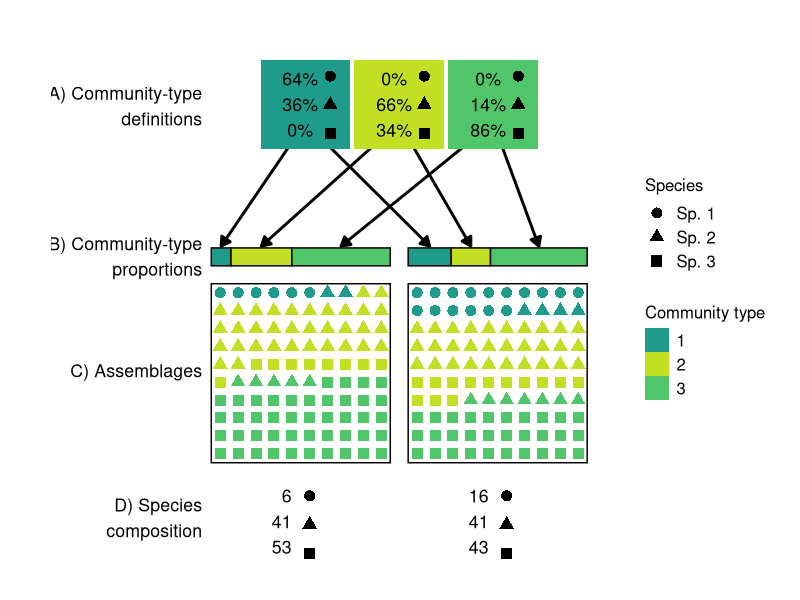
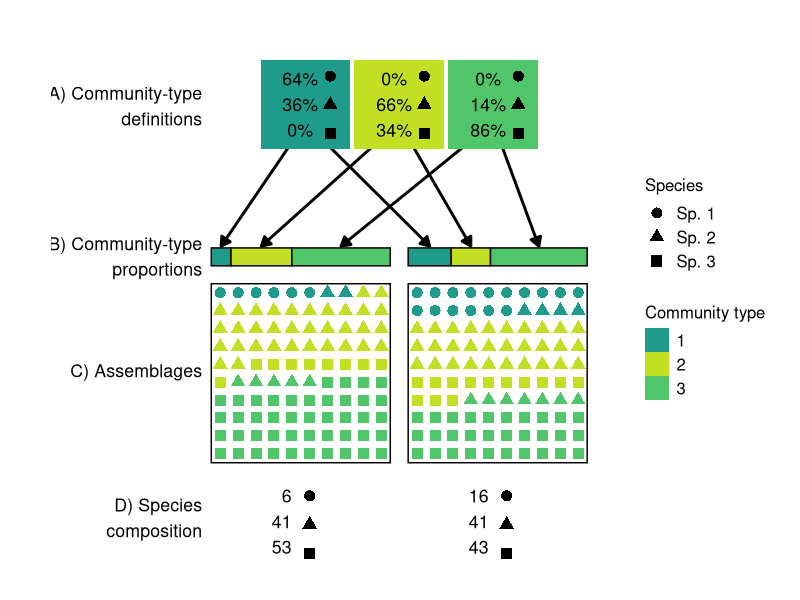

Here is the R script that generated these plots, in order:
library(tidyverse)

N = 10^2
N_topics = 3
N_docs = 2
N_species = 3
alpha = 2
alpha_beta = .2

# From the 4-class PuOr palette on Colorbrewer2.org
colors = c('#e66101','#fdb863','#b2abd2','#5e3c99')[c(3, 1, 2)]
colors = viridis::viridis(12)[c(7, 11, 9)]


set.seed(21)
beta = matrix(c(0.64, 0.36, 0,
                0, 0.66, 0.34,
                0, .14, .86),
              N_topics, N_species, byrow = TRUE)

set.seed(1)
thetas = list(c(.11, .45, .44),
              c(.24, .46, .30))

zs = thetas %>%
  map(~sample.int(n = N_topics, size = N, prob = .x, replace = TRUE))


pick_species = function(z){
  map_dbl(z, ~sample.int(n = N_species, size = 1, prob = beta[.x, ]))
}

assemblages = map(zs, pick_species)

get_xmin = function(doc){
  (doc - 1) * (sqrt(N) + 1)
}

labels = round(beta * 100) %>%
  apply(1, list) %>%
  flatten() %>%
  map(~paste(.x, "%  ", sep = "")) %>%
  map(paste, collapse = "\n") %>%
  flatten_chr()

output = transpose(.l = list(doc = 1:N_docs,
                             z = zs,
                             word = assemblages)) %>%
  map(as_data_frame) %>%
  bind_rows() %>%
  arrange(doc, z, word) %>%
  group_by(doc) %>%
  mutate(x = get_xmin(doc) + rep(1:sqrt(N), sqrt(N)),
         y = rep(sqrt(N):1, each = sqrt(N)))

rects = data_frame(
  xmin = get_xmin(seq_len(N_docs)) + .5,
  xmax = get_xmin(seq_len(N_docs)) + sqrt(N) + .5,
  ymin = rep(.5, 2),
  ymax = rep(.5 + sqrt(N), 2),
  fill = factor(1, levels = 1:N_topics),
  alpha = 0)

proportion_rects = lapply(1:N_docs,
                          function(i) {
                            data_frame(xmin = rects$xmin[i] +
                                         c(0, thetas[[i]][-N_topics]) * sqrt(N),
                                       xmax = c(xmin[-1], rects$xmax[[i]]),
                                       ymin = sqrt(N) + 1.5,
                                       ymax = sqrt(N) + 2.5,
                                       fill = factor(1:N_topics),
                                       alpha = 1)
                          }) %>%
  bind_rows()


topic_positions = seq(min(rects$xmin), max(rects$xmax), length = N_topics + 2)
topic_positions = topic_positions[-c(1, length(topic_positions))]


arrows = data_frame(
  x = rep(topic_positions, times = N_docs),
  y = max(proportion_rects$ymax) + 7,
  xend = (proportion_rects$xmin + proportion_rects$xmax) / 2,
  yend = .1 + max(proportion_rects$ymax),
  size = 1
)

counts = output %>%
  group_by(doc, word) %>%
  summarize(n = n()) %>%
  group_by(doc) %>%
  summarize(counts = paste0(n, collapse = "\n"))

composition_x = sqrt(N) * seq(0.5, N_docs - .5) + seq_len(N_docs)

left_labels = tribble(
  ~label,                  ~y,
  "A) Community-type\ndefinitions",    max(arrows$y) + 2,
  "B) Community-type\nproportions",    min(arrows$yend) + 0.5,
  "C) Assemblages",           sqrt(N)/2 + 1,
  "D) Species\ncomposition",   -1.5
)
point_size = 3.4

basic_plot = ggplot() +
  geom_segment(data = arrows,
               aes(x = x, y = y, xend = xend, yend = yend),
               arrow = arrow(type = "closed", length = unit(.1, "inches")),
               size = 1) +
  geom_rect(data = bind_rows(rects, proportion_rects),
            aes(xmin = xmin, xmax = xmax,
                ymin = ymin, ymax = ymax, fill = fill, alpha = alpha),
            color = "black") +
  geom_tile(data = arrows[1:N_topics, ],
            aes(x = x, y = y + 1, height = sqrt(N) / 2, width = sqrt(N) / 2,
                fill = factor(1:N_topics))) +
  geom_point(data = output,
             aes(x = x,
                 y = y,
                 color = factor(z),
                 shape = factor(word)),
             size = point_size) +
  geom_point(aes(x = rep(composition_x, each = N_species),
                 shape = rep(factor(1:N_species), N_docs),
                 y = rep(0.25 - 1.6 * (1:N_species), N_docs)),
             size = point_size) +
  geom_point(aes(x = rep(unique(arrows$x) + 1.4, each = N_topics),
                 y = rep(max(arrows$y) + 4.2 - 1.6 * (1:N_species), N_topics),
                 shape = rep(factor(1:N_species), N_topics)),
             size = point_size)

styled_plot = basic_plot +
  scale_shape_discrete("Species", labels = paste("Sp.", 1:N_species)) +
  scale_color_manual(values = colors, guide = FALSE) +
  scale_alpha_continuous(range = c(0, 1), guide = FALSE) +
  scale_fill_manual("Community type", values = colors) +
  theme(axis.text = element_blank(), axis.ticks = element_blank(),
        panel.background = element_blank()) +
  coord_equal(xlim = c(-7, (sqrt(N) + 1) * N_docs),
              ylim = c(-4, max(arrows$y) + sqrt(N) / 2)) +
  xlab("") +
  ylab("") +
  theme(legend.title = element_text(size = 12),
        legend.text = element_text(size = 12))

final_plot = styled_plot +
  geom_text(data = arrows[1:N_topics, ],
            aes(x = x, y = y + 1, label = labels),
            size = 4.5) +
  geom_text(data = left_labels, aes(x = 0, y = y, label = label),
            size = 4.5, hjust = "right", vjust = "top") +
  geom_text(aes(x = composition_x - 1,
                y = -1, label = counts$counts),
            size = 4.5, vjust = 1, hjust = 1)


final_plot
ggsave("explanatory.pdf", width = 7, height = 6)
